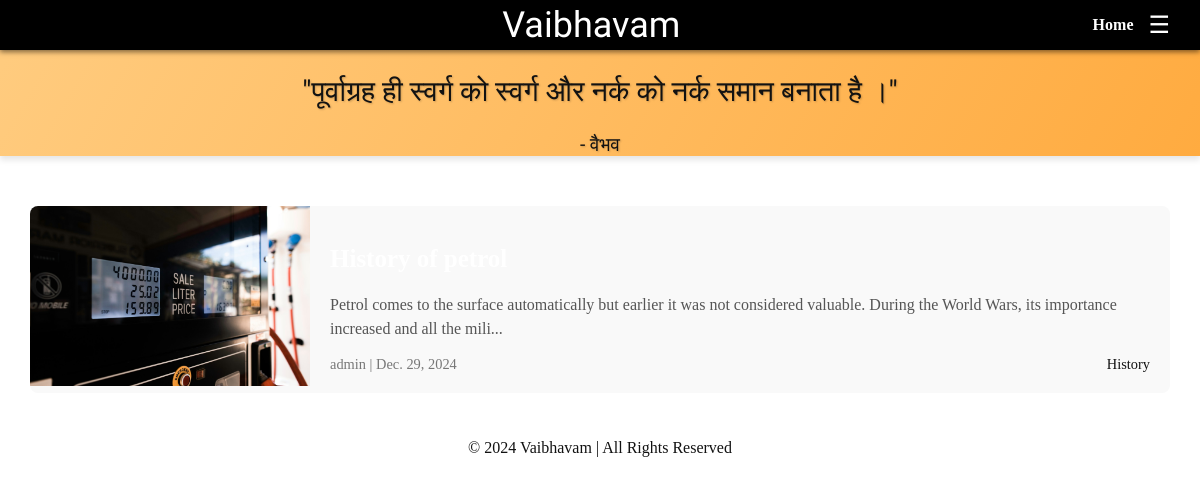
The page /posts on the database its author committed.
### blog/models.py (models this page shows, shortened)
class Post(models.Model):
    title=models.CharField(max_length=100)
    body=models.TextField()
    created_date=models.DateField(auto_now_add=True)
    slug = models.SlugField(unique=True, null=True,blank=True, max_length=100)
    image = models.ImageField(upload_to='blog_images/', null=True, blank=True)
    author = models.ForeignKey(User, on_delete=models.CASCADE, related_name='posts', null=True)
    category = models.ForeignKey(Category, on_delete=models.SET_NULL, null=True, related_name='posts')
    '''def snippet(self):
        return self.body[:150] + '...' '''
    def snippet(self):
        plain_text = strip_tags(self.body)
        if len(plain_text) > 150:
            return plain_text[:150] + '...'
        return plain_text

class Category(models.Model):
    name = models.CharField(max_length=100)
    slug = models.SlugField(unique=True, null=True, blank=True)
    description = models.TextField(blank=True)
    def __str__(self):
        return self.name
    class Meta:
        verbose_name_plural = 'Categories'

### blog/views.py (the view)
# urls.py: path('posts', views.post_list, name='posts'),
def post_list(request):
    posts= Post.objects.all()
    return render(request, 'bloglist.html', {'posts': posts})

### blog/templates/bloglist.html (shortened to what this page needs)
{% extends "home.html" %}
{% load static %}
{% block content %}
<div class="quote-section">
    <blockquote>
      "पूर्वाग्रह ही स्वर्ग को स्वर्ग और नर्क को नर्क समान बनाता है ।"
    </blockquote>
    <p class="quote-author">- वैभव</p>
  </div>
<div class="card-container">
    {% for post in posts %}
    <div class="card">
        {% if post.image %}
        <div class="pic-container">
            <img src="{{ post.image.url }}" alt="{{ post.title }}" class="pic">
        </div>
        {% endif %}
        <div class="pl_content">
            <h2><a class='pl_title' href="{% url 'blog:post_detail' slug=post.slug %}">{{post.title}}</a></h2>
            <p class="snippet">{{post.snippet}}</p>
            <div class="pl_meta">
                <span>{{ post.author }} | {{ post.created_date }}</span>
                <a href="{% url 'blog:category_posts' category_slug=post.category.slug %}" class="pl_category">
                    {{ post.category }}
                </a>
            </div>
        </div>
    </div>
    {% endfor %}
</div>
{% endblock %}

### blog/static/css/home/style.css (style rules this page uses)
:root { --background-color: #121212; --text-color: #ffffff; --navbar-bg: rgba(0, 0, 0, 0.5); --navbar-text: #ffffff; --navbar-hover: #e08344; --category-bg: #1e1e1e; --card-bg: #1c1c1c; --card-border-hover: rgb(241, 100, 44); --quote-bg: linear-gradient(120deg, #ae9850, #ba4524); --quote-text: #ffffff; --snippet-color: #cccccc; --meta-color: #aaaaaa; --accent-color: #e08344; }
@media (prefers-color-scheme: light) { :root { --background-color: #ffffff; --text-color: #121212; --navbar-bg: rgba(255, 255, 255, 0.9); --navbar-text: #121212; --navbar-hover: #d55a00; --category-bg: #f4f4f4; --card-bg: #f9f9f9; --card-border-hover: #d55a00; --quote-bg: linear-gradient(120deg, #ffcc80, #ffab40); --quote-text: #121212; --snippet-color: #555555; --meta-color: #777777; --accent-color: #d55a00; } }
* { box-sizing: border-box; }
body { margin: 0; padding: 0; font-family: Georgia, serif; background-color: var(--background-color); color: var(--text-color); overflow-x: hidden; }
.quote-section { font-family: Yatra One; width: 100%; background: var(--quote-bg); color: var(--quote-text); text-align: center; padding-top:60px; box-shadow: 0 4px 6px rgba(0, 0, 0, 0.1); position: relative; }
blockquote { font-size: 1.8em; margin: 0; padding: 0.5em 0; text-shadow: 1px 1px 2px rgba(0, 0, 0, 0.2); }
.quote-author { font-size: 1.2em; margin-top: 0.5em; text-shadow: 1px 1px 2px rgba(0, 0, 0, 0.2); }
.card-container { max-width: 1200px; margin: 0 auto; padding: 30px; display: flex; flex-direction: column; gap: 20px; }
.card { display: flex; background: var(--card-bg); border-radius: 8px; overflow: hidden; }
.pic-container { width: 280px; min-width: 280px; height: 180px; }
.pic { width: 100%; height: 100%; object-fit: cover; }
.pl_content { padding: 20px; flex: 1; display: flex; flex-direction: column; }
.pl_title { margin: 0 0 15px 0; font-size: 1.0rem; text-decoration: none; color: white; font-size: 25px; }
.snippet { margin: 0 0 15px 0; color: var(--snippet-color); line-height: 1.5; }
.pl_meta { display: flex; justify-content: space-between; align-items: center; color: var(--meta-color); font-size: 0.9rem; margin-top: auto; }
.pl_category { color: var(--text-color); text-decoration: none; }

### rows shown on the page
Post: image (picture), snippet "Petrol comes to the surface automatically but earlier it was not considered valuable. During the World Wars, its importance increased and all the mili...", author "admin", created_date "Dec. 29, 2024", category "History"
